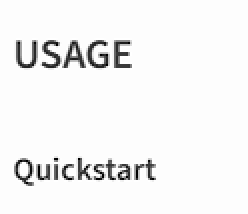
#> input picture code/ocr/src/test.png, 124 x 107 px (shown 2 times larger)
$ python main.py
#> lines starting #> are read from the running program, lines starting #| are printed output that depends on the picture
from PIL import Image, ImageFilter
import pytesseract
import os

# Establece la ruta de Tesseract específica para el contenedor Linux
pytesseract.pytesseract.tesseract_cmd = '/usr/bin/tesseract'

# Configura la variable de entorno TESSDATA_PREFIX para los archivos de idioma
os.environ['TESSDATA_PREFIX'] = '/usr/share/tesseract-ocr/4.00/tessdata/'

# Cargar la imagen
image = Image.open('test.png')
#> image is the input picture: PIL image 124x107 RGBA; mean R, G, B, A 243.3, 243.3, 243.3, 255

# Opcional: aplicar algún preprocesamiento a la imagen
processed_image = image.convert('L').filter(ImageFilter.SHARPEN)
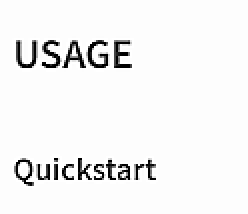
#> processed_image: PIL image 124x107 L (shown 2 times larger); min 0, max 255, mean 242.3

# Realizar OCR en la imagen en español
#> (the run stopped early here; a loop or call above may not have finished)
